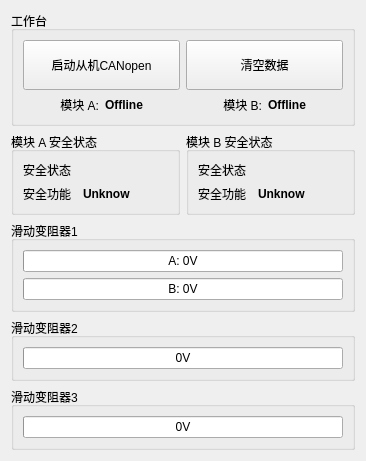
      <widget class="QWidget" name="tab_status">
       <attribute name="title">
        <string>状态</string>
       </attribute>
       <layout class="QGridLayout" name="gridLayout_7">
        <item row="1" column="0">
         <widget class="QGroupBox" name="groupBox_3">
          <property name="title">
           <string>模块 A 安全状态</string>
          </property>
          <layout class="QGridLayout" name="gridLayout_5">
           <item row="0" column="2">
            <widget class="QCheckBox" name="a_safe_status_checkBox">
             <property name="styleSheet">
              <string notr="true">QCheckBox{spacing: 5px;color: green;}
          QCheckBox::indicator{width: 
        80 px;height: 40
        px;}
          QCheckBox::indicator:enabled:unchecked {image: url(:/new/photo/qrc/run.png);}
          QCheckBox::indicator:enabled:checked {image: url(:/new/photo/qrc/safe.png);}</string>
             </property>
             <property name="text">
              <string/>
             </property>
            </widget>
           </item>
           <item row="3" column="0" colspan="2">
            <widget class="QLabel" name="label_10">
             <property name="text">
              <string>安全功能</string>
             </property>
            </widget>
           </item>
           <item row="3" column="2">
            <widget class="QLabel" name="a_sf_code_label">
             <property name="font">
              <font>
               <bold>true</bold>
              </font>
             </property>
             <property name="text">
              <string>Unknow</string>
             </property>
            </widget>
           </item>
           <item row="0" column="0">
            <widget class="QLabel" name="label_8">
             <property name="text">
              <string>安全状态</string>
             </property>
            </widget>
           </item>
          </layout>
         </widget>
        </item>
        <item row="2" column="0" colspan="2">
         <widget class="QGroupBox" name="groupBox_15">
          <property name="title">
           <string>滑动变阻器1</string>
          </property>
          <layout class="QGridLayout" name="gridLayout_20">
           <item row="1" column="0">
            <widget class="QProgressBar" name="ai1_b_progressBar">
             <property name="maximum">
              <number>4096</number>
             </property>
             <property name="value">
              <number>0</number>
             </property>
             <property name="format">
              <string>B: 0V</string>
             </property>
            </widget>
           </item>
           <item row="0" column="0">
            <widget class="QProgressBar" name="ai1_a_progressBar">
             <property name="styleSheet">
              <string notr="true"/>
             </property>
             <property name="minimum">
              <number>0</number>
             </property>
             <property name="maximum">
              <number>4096</number>
             </property>
             <property name="value">
              <number>0</number>
             </property>
             <property name="format">
              <string>A: 0V</string>
             </property>
            </widget>
           </item>
          </layout>
         </widget>
        </item>
        <item row="1" column="1">
         <widget class="QGroupBox" name="groupBox_4">
          <property name="title">
           <string>模块 B 安全状态</string>
          </property>
          <layout class="QGridLayout" name="gridLayout_6">
           <item row="1" column="0" colspan="2">
            <widget class="QLabel" name="label_11">
             <property name="text">
              <string>安全功能</string>
             </property>
            </widget>
           </item>
           <item row="0" column="0">
            <widget class="QLabel" name="label_9">
             <property name="text">
              <string>安全状态</string>
             </property>
            </widget>
           </item>
           <item row="1" column="2">
            <widget class="QLabel" name="b_sf_code_label">
             <property name="font">
              <font>
               <bold>true</bold>
              </font>
             </property>
             <property name="text">
              <string>Unknow</string>
             </property>
            </widget>
           </item>
           <item row="0" column="2">
            <widget class="QCheckBox" name="b_safe_status_checkBox">
             <property name="styleSheet">
              <string notr="true">QCheckBox{spacing: 5px;color: green;}
          QCheckBox::indicator{width: 
        80 px;height: 40
        px;}
          QCheckBox::indicator:enabled:unchecked {image: url(:/new/photo/qrc/run.png);}
          QCheckBox::indicator:enabled:checked {image: url(:/new/photo/qrc/safe.png);}</string>
             </property>
             <property name="text">
              <string/>
             </property>
            </widget>
           </item>
          </layout>
         </widget>
        </item>
        <item row="4" column="0" colspan="2">
         <widget class="QGroupBox" name="groupBox_18">
          <property name="title">
           <string>滑动变阻器3</string>
          </property>
          <layout class="QGridLayout" name="gridLayout_23">
           <item row="0" column="0">
            <widget class="QProgressBar" name="ai2_b_progressBar">
             <property name="maximum">
              <number>4096</number>
             </property>
             <property name="value">
              <number>0</number>
             </property>
             <property name="format">
              <string>0V</string>
             </property>
            </widget>
           </item>
          </layout>
         </widget>
        </item>
        <item row="3" column="0" colspan="2">
         <widget class="QGroupBox" name="groupBox_17">
          <property name="title">
           <string>滑动变阻器2</string>
          </property>
          <layout class="QGridLayout" name="gridLayout_22">
           <item row="0" column="0">
            <widget class="QProgressBar" name="ai2_a_progressBar">
             <property name="maximum">
              <number>4096</number>
             </property>
             <property name="value">
              <number>0</number>
             </property>
             <property name="format">
              <string>0V</string>
             </property>
            </widget>
           </item>
          </layout>
         </widget>
        </item>
        <item row="0" column="0" colspan="2">
         <widget class="QGroupBox" name="groupBox_5">
          <property name="title">
           <string>工作台</string>
          </property>
          <layout class="QGridLayout" name="gridLayout_2">
           <item row="2" column="3">
            <widget class="QLabel" name="b_canopen_status_label">
             <property name="font">
              <font>
               <bold>true</bold>
              </font>
             </property>
             <property name="text">
              <string>Offline</string>
             </property>
             <property name="alignment">
              <set>Qt::AlignLeading|Qt::AlignLeft|Qt::AlignVCenter</set>
             </property>
            </widget>
           </item>
           <item row="2" column="0">
            <widget class="QLabel" name="label_19">
             <property name="text">
              <string>模块 A:</string>
             </property>
             <property name="alignment">
              <set>Qt::AlignRight|Qt::AlignTrailing|Qt::AlignVCenter</set>
             </property>
            </widget>
           </item>
           <item row="2" column="1">
            <widget class="QLabel" name="a_canopen_status_label">
             <property name="font">
              <font>
               <bold>true</bold>
              </font>
             </property>
             <property name="text">
              <string>Offline</string>
             </property>
             <property name="alignment">
              <set>Qt::AlignLeading|Qt::AlignLeft|Qt::AlignVCenter</set>
             </property>
            </widget>
           </item>
           <item row="2" column="2">
            <widget class="QLabel" name="label_20">
             <property name="text">
              <string>模块 B:</string>
             </property>
             <property name="alignment">
              <set>Qt::AlignRight|Qt::AlignTrailing|Qt::AlignVCenter</set>
             </property>
            </widget>
           </item>
           <item row="0" column="0" colspan="2">
            <widget class="QPushButton" name="start_slave_pushButton">
             <property name="minimumSize">
              <size>
               <width>0</width>
               <height>50</height>
              </size>
             </property>
             <property name="text">
              <string>启动从机CANopen</string>
             </property>
            </widget>
           </item>
           <item row="0" column="2" colspan="2">
            <widget class="QPushButton" name="reset_data_pushButton">
             <property name="minimumSize">
              <size>
               <width>0</width>
               <height>50</height>
              </size>
             </property>
             <property name="text">
              <string>清空数据</string>
             </property>
            </widget>
           </item>
          </layout>
         </widget>
        </item>
       </layout>
      </widget>
